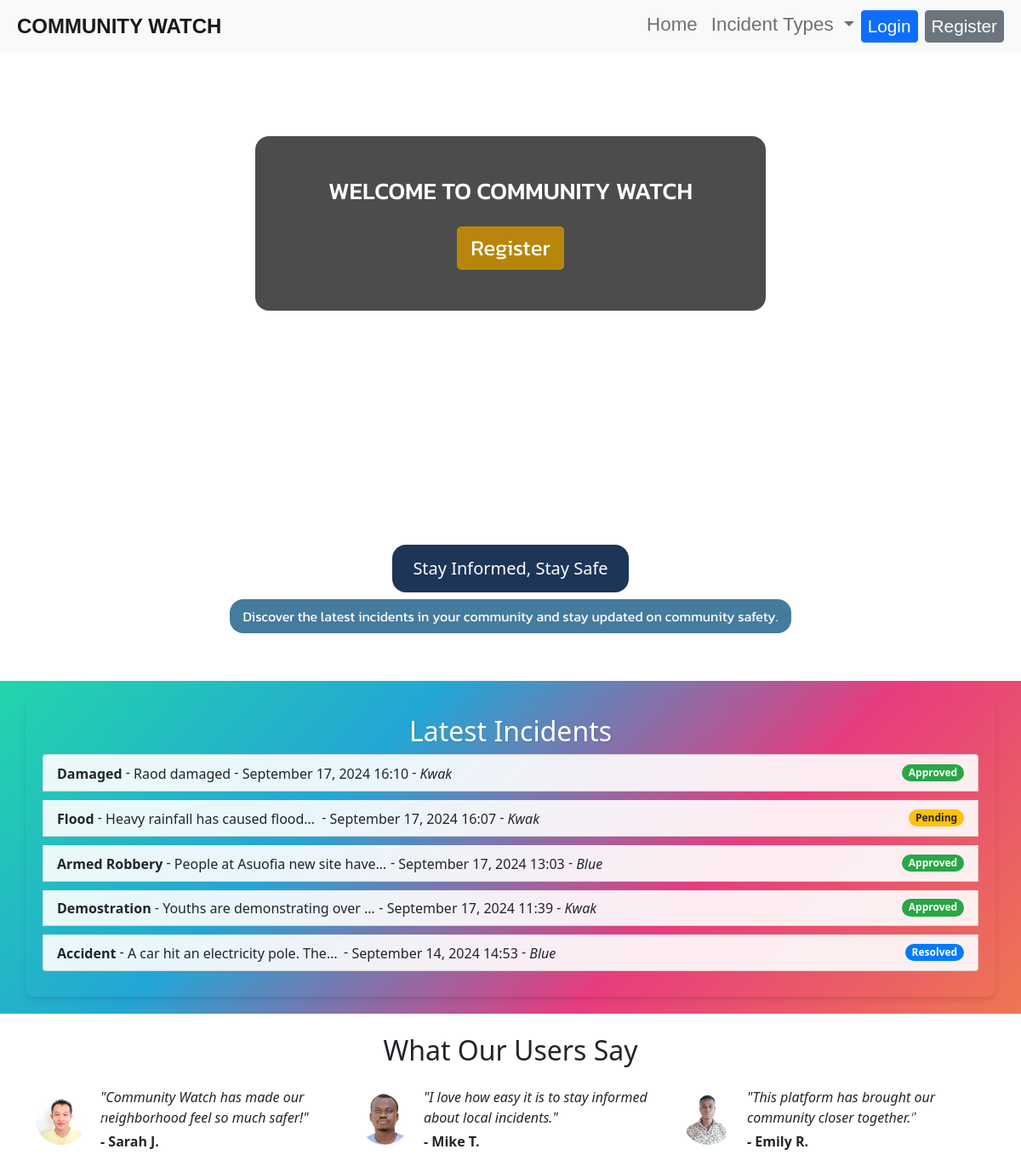
/, run on an earlier commit of the app's database.
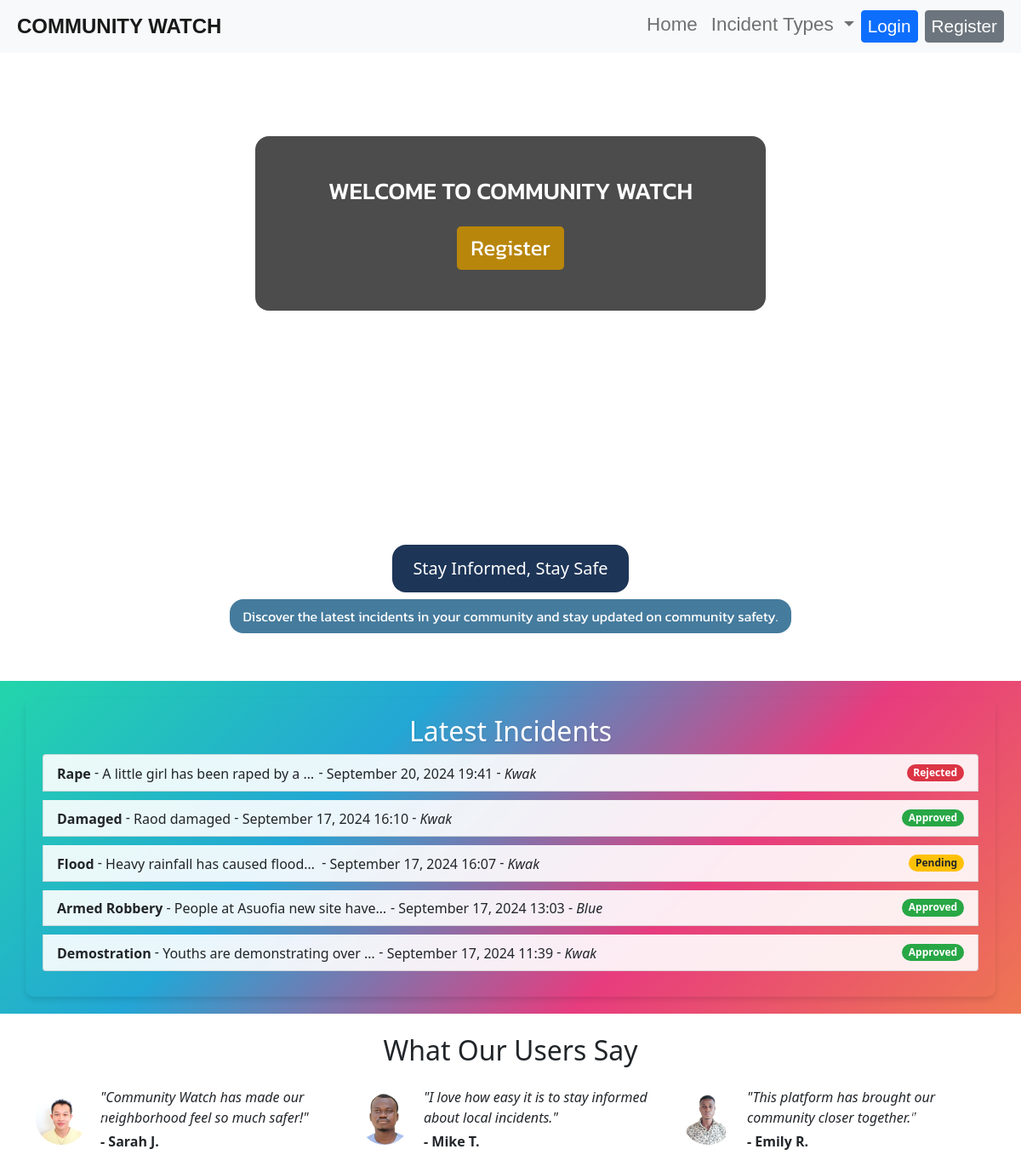
And on a later commit of the database.
### reports/models.py (models this page shows, shortened)
class Incident(models.Model):
    STATUS_CHOICES = [
        ('pending', 'Pending'),
        ('approved', 'Approved'),
        ('rejected', 'Rejected'),
        ('escalated', 'Escalated'),
        ('resolved', 'Resolved'),
    ]
    INCIDENT_TYPE_CHOICES = [
        ('theft', 'Theft'),
        ('vandalism', 'Vandalism'),
        ('fire', 'Fire'),
        ('accident', 'Accident'),
        ('emergency', 'Emergency'),
        ('medical', 'Medical'),
        ('police', 'Police'),
        ('other', 'Other'),
]
    title = models.CharField(max_length=200)
    description = models.TextField()
    location = models.CharField(max_length=200)
    incident_type = models.CharField(max_length=100, choices=INCIDENT_TYPE_CHOICES, default='other')
    date_occurred = models.DateTimeField(default=timezone.now)  # This allows users to set the date and time
    date_reported = models.DateTimeField(auto_now_add=True)
    reported_by = models.ForeignKey(User, on_delete=models.CASCADE)
    status = models.CharField(max_length=20, choices=STATUS_CHOICES, default='pending')
    reviewed_by = models.ForeignKey(User, on_delete=models.SET_NULL, null=True, blank=True, related_name='reviewed_incidents')

### reports/views.py (the view)
# urls.py: 2. Add a URL to urlpatterns:  path('', views.home, name='home')
def home(request):
    latest_incidents = Incident.objects.order_by('-date_reported')[:5]  # Get the 5 most recent incidents
    return render(request, 'reports/home.html', {
        'latest_incidents': latest_incidents,
        'is_authenticated': request.user.is_authenticated,
    })

### reports/templates/reports/home.html (shortened to what the changed rows need)
{% extends 'base.html' %}
{% load static %}
{% block content %}
<div class="latest-incidents-wrapper">
    <div class="container latest-incidents-container">
        <h2 class="latest-incident-header">Latest Incidents</h2>
        <ul class="list-group">
        {% for incident in latest_incidents %}
            <li class="list-group-item d-flex justify-content-between align-items-center incident-item">
                <div>
                    <strong class="incident-description">{{ incident.title }}</strong> - <span class="incident-description">{{ incident.description }}</span> - <span class="incident-description">{{ incident.date_reported|date:"F d, Y H:i" }}</span> - <i class="incident-description">{{ incident.reported_by.username }}</i>
                </div>
                <span class="badge rounded-pill status-{{ incident.status|lower }}">{{ incident.get_status_display }}</span>
            </li>
        {% empty %}
            <li class="list-group-item">No incidents reported yet.</li>
        {% endfor %}
        </ul>
    </div>
</div>
<div class="testimonials-section py-4">
  <div class="container">
      <h2 class="text-center mb-4">What Our Users Say</h2>
  </div>
</div>
{% endblock %}

What changed in the data, as far as the page shows it:
no longer on this page (row unchanged): Incident: title "Accident", description "A car hit an electricity pole. The…", date_reported "September 14, 2024 14:53", reported_by.username "Blue", status "Resolved"
added Incident: title "Rape", description "A little girl has been raped by a…", date_reported "September 20, 2024 19:41", reported_by.username "Kwak", status "Rejected"
